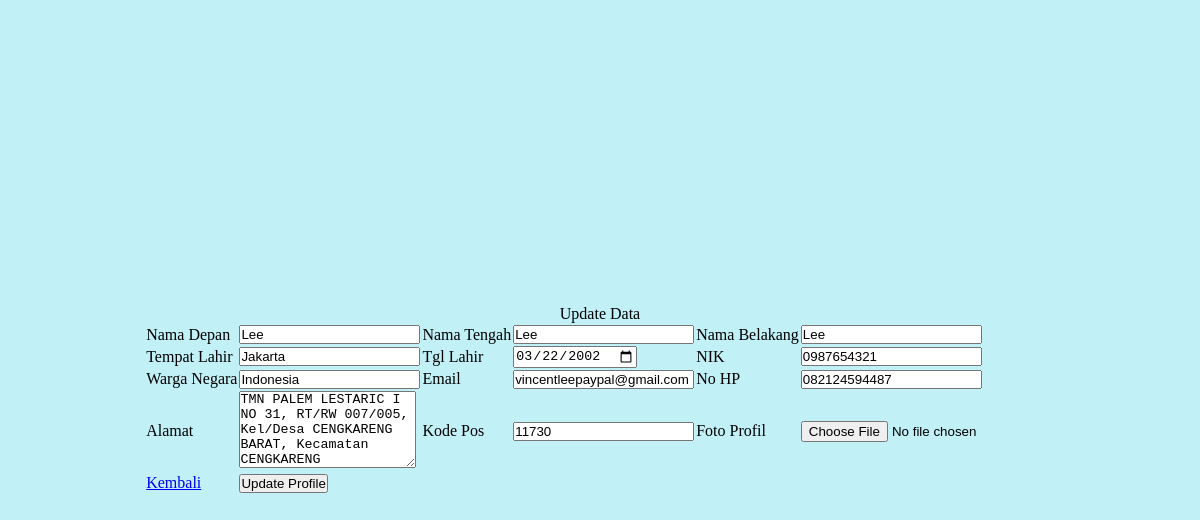
The page /EditProfil.php?nik=0987654321 on the database its author committed.
### tables this page shows
CREATE TABLE `user_profile` (
  `namaDepan` varchar(20) NOT NULL,
  `namaTengah` varchar(20) NOT NULL,
  `namaBelakang` varchar(20) NOT NULL,
  `tempatLahir` varchar(20) NOT NULL,
  `tanggalLahir` date NOT NULL,
  `nik` char(20) NOT NULL,
  `wargaNegara` varchar(20) NOT NULL,
  `email` varchar(50) NOT NULL,
  `noHp` varchar(20) NOT NULL,
  `alamat` varchar(200) NOT NULL,
  `kodePos` char(5) NOT NULL,
  `imageDir` varchar(255) NOT NULL,
  `username` varchar(100) NOT NULL,
  `password1` varchar(25) NOT NULL,
  `password2` varchar(25) NOT NULL
);

### EditProfil.php (the view, shortened to what this page needs)
<?php
    include("./config.php");
    if(isset($_GET['nik'])){
        $str_query = "SELECT * FROM user_profile WHERE nik= '".$_GET['nik']."'";
        $query = mysqli_query($mysqli, $str_query);
        $data = mysqli_fetch_array($query);
    }
?>
<!DOCTYPE html>
<html lang="en">
<head>
    <link rel="stylesheet" href="./style.css">
</head>
<body>
    <div class="update-form">
        <form action="./prosesEditProfil.php" method="post" enctype="multipart/form-data">
            <table>
                <caption>Update Data</caption>
                <tr>
                    <td>Nama Depan</td>
                    <td><input type="text" name="namaDepan" value="<?php echo $data['namaDepan'] ?>"></td>
                    <td>Nama Tengah</td>
                    <td><input type="text" name="namaTengah" value="<?php echo $data['namaTengah'] ?>"></td>
                    <td>Nama Belakang</td>
                    <td><input type="text" name="namaBelakang" value="<?php echo $data['namaBelakang'] ?>"></td>
                </tr>
                <tr>
                    <td>Tempat Lahir</td>
                    <td><input type="text" name="tempatLahir" value="<?php echo $data['tempatLahir'] ?>"></td>
                    <td>Tgl Lahir</td>
                    <td><input type="date" name="tglLahir" placeholder="dd/mm/yyyy" value="<?php echo $data['tanggalLahir'] ?>"></td>
                    <td>NIK</td>
                    <td><input type="text" name="nik" value="<?php echo $data['nik'] ?>" readonly></td>
                </tr>
                <tr>
                    <td>Warga Negara</td>
                    <td><input type="text" name="wargaNegara" value="<?php echo $data['wargaNegara'] ?>"></td>
                    <td>Email</td>
                    <td><input type="text" name="email" value="<?php echo $data['email'] ?>"></td>
                    <td>No HP</td>
                    <td><input type="text" name="noHp" value="<?php echo $data['noHp'] ?>"></td>
                </tr>
                <tr>
                    <td>Alamat</td>
                    <td><textarea name="alamat" cols="20" rows="5"><?php echo $data['alamat'] ?></textarea></td>
                    <td>Kode Pos</td>
                    <td><input type="text" name="kodePos" value="<?php echo $data['kodePos'] ?>"></td>
                    <td>Foto Profil</td>
                    <td><input type="file" name="ubahProfil"></td>
                </tr>
                <tr>
                    <td><a href="./profile.php">Kembali</a></td>
                    <td><button type="submit" name="editProfile">Update Profile</button></td>
                </tr>
            </table>
        </form>
    </div>
</body>
</html>

### style.css (style rules this page uses)
* { padding: 0px; margin: 0px; }
.update-form { background-color: #c2f0f7; width: 100%; height: 100vh; display: flex; align-items: center; justify-content: center; }

### rows shown on the page
user_profile: namaDepan "Lee", namaTengah "Lee", namaBelakang "Lee", tempatLahir "Jakarta", tglLahir "03/22/2002", nik "0987654321", wargaNegara "Indonesia", email "vincentleepaypal@gmail.com", noHp "082124594487", alamat "TMN PALEM LESTARIC I NO 31, RT/RW 007/005, Kel/Desa CENGKARENG BARAT, Kecamatan CENGKARENG", kodePos "11730"
